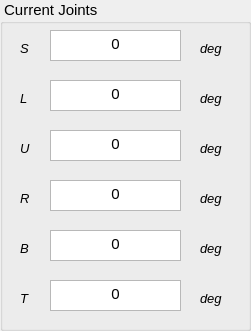
  <widget class="QGroupBox" name="groupBoxCarPulPos_2">
   <property name="geometry">
    <rect>
     <x>300</x>
     <y>560</y>
     <width>251</width>
     <height>331</height>
    </rect>
   </property>
   <property name="font">
    <font>
     <pointsize>11</pointsize>
     <weight>50</weight>
     <italic>false</italic>
     <bold>false</bold>
    </font>
   </property>
   <property name="title">
    <string> Current Joints</string>
   </property>
   <widget class="QTextBrowser" name="tbCurrentB">
    <property name="geometry">
     <rect>
      <x>50</x>
      <y>230</y>
      <width>131</width>
      <height>31</height>
     </rect>
    </property>
    <property name="font">
     <font>
      <pointsize>11</pointsize>
      <weight>50</weight>
      <italic>false</italic>
      <bold>false</bold>
     </font>
    </property>
    <property name="tabChangesFocus">
     <bool>false</bool>
    </property>
    <property name="html">
     <string>&lt;!DOCTYPE HTML PUBLIC &quot;-//W3C//DTD HTML 4.0//EN&quot; &quot;http://www.w3.org/TR/REC-html40/strict.dtd&quot;&gt;
&lt;html&gt;&lt;head&gt;&lt;meta name=&quot;qrichtext&quot; content=&quot;1&quot; /&gt;&lt;style type=&quot;text/css&quot;&gt;
p, li { white-space: pre-wrap; }
&lt;/style&gt;&lt;/head&gt;&lt;body style=&quot; font-family:'Ubuntu'; font-size:11pt; font-weight:400; font-style:normal;&quot;&gt;
&lt;p align=&quot;center&quot; style=&quot; margin-top:0px; margin-bottom:0px; margin-left:0px; margin-right:0px; -qt-block-indent:0; text-indent:0px;&quot;&gt;&lt;span style=&quot; font-family:'Sans Serif';&quot;&gt;0&lt;/span&gt;&lt;/p&gt;&lt;/body&gt;&lt;/html&gt;</string>
    </property>
   </widget>
   <widget class="QLabel" name="lblCurrentRy_2">
    <property name="geometry">
     <rect>
      <x>20</x>
      <y>240</y>
      <width>51</width>
      <height>16</height>
     </rect>
    </property>
    <property name="font">
     <font>
      <pointsize>10</pointsize>
      <weight>50</weight>
      <italic>true</italic>
      <bold>false</bold>
     </font>
    </property>
    <property name="text">
     <string>B</string>
    </property>
   </widget>
   <widget class="QLabel" name="lblCurrentRz_2">
    <property name="geometry">
     <rect>
      <x>20</x>
      <y>290</y>
      <width>51</width>
      <height>16</height>
     </rect>
    </property>
    <property name="font">
     <font>
      <pointsize>10</pointsize>
      <weight>50</weight>
      <italic>true</italic>
      <bold>false</bold>
     </font>
    </property>
    <property name="text">
     <string>T</string>
    </property>
   </widget>
   <widget class="QLabel" name="lblCurrentY_2">
    <property name="geometry">
     <rect>
      <x>20</x>
      <y>90</y>
      <width>21</width>
      <height>16</height>
     </rect>
    </property>
    <property name="font">
     <font>
      <pointsize>10</pointsize>
      <weight>50</weight>
      <italic>true</italic>
      <bold>false</bold>
     </font>
    </property>
    <property name="text">
     <string>L</string>
    </property>
   </widget>
   <widget class="QLabel" name="lblCurrentRx_2">
    <property name="geometry">
     <rect>
      <x>20</x>
      <y>190</y>
      <width>41</width>
      <height>16</height>
     </rect>
    </property>
    <property name="font">
     <font>
      <pointsize>10</pointsize>
      <weight>50</weight>
      <italic>true</italic>
      <bold>false</bold>
     </font>
    </property>
    <property name="text">
     <string>R</string>
    </property>
   </widget>
   <widget class="QTextBrowser" name="tbCurrentT">
    <property name="geometry">
     <rect>
      <x>50</x>
      <y>280</y>
      <width>131</width>
      <height>31</height>
     </rect>
    </property>
    <property name="font">
     <font>
      <pointsize>11</pointsize>
      <weight>50</weight>
      <italic>false</italic>
      <bold>false</bold>
     </font>
    </property>
    <property name="tabChangesFocus">
     <bool>false</bool>
    </property>
    <property name="html">
     <string>&lt;!DOCTYPE HTML PUBLIC &quot;-//W3C//DTD HTML 4.0//EN&quot; &quot;http://www.w3.org/TR/REC-html40/strict.dtd&quot;&gt;
&lt;html&gt;&lt;head&gt;&lt;meta name=&quot;qrichtext&quot; content=&quot;1&quot; /&gt;&lt;style type=&quot;text/css&quot;&gt;
p, li { white-space: pre-wrap; }
&lt;/style&gt;&lt;/head&gt;&lt;body style=&quot; font-family:'Ubuntu'; font-size:11pt; font-weight:400; font-style:normal;&quot;&gt;
&lt;p align=&quot;center&quot; style=&quot; margin-top:0px; margin-bottom:0px; margin-left:0px; margin-right:0px; -qt-block-indent:0; text-indent:0px;&quot;&gt;&lt;span style=&quot; font-family:'Sans Serif';&quot;&gt;0&lt;/span&gt;&lt;/p&gt;&lt;/body&gt;&lt;/html&gt;</string>
    </property>
   </widget>
   <widget class="QTextBrowser" name="tbCurrentU">
    <property name="geometry">
     <rect>
      <x>50</x>
      <y>130</y>
      <width>131</width>
      <height>31</height>
     </rect>
    </property>
    <property name="font">
     <font>
      <pointsize>11</pointsize>
      <weight>50</weight>
      <italic>false</italic>
      <bold>false</bold>
     </font>
    </property>
    <property name="tabChangesFocus">
     <bool>false</bool>
    </property>
    <property name="html">
     <string>&lt;!DOCTYPE HTML PUBLIC &quot;-//W3C//DTD HTML 4.0//EN&quot; &quot;http://www.w3.org/TR/REC-html40/strict.dtd&quot;&gt;
&lt;html&gt;&lt;head&gt;&lt;meta name=&quot;qrichtext&quot; content=&quot;1&quot; /&gt;&lt;style type=&quot;text/css&quot;&gt;
p, li { white-space: pre-wrap; }
&lt;/style&gt;&lt;/head&gt;&lt;body style=&quot; font-family:'Ubuntu'; font-size:11pt; font-weight:400; font-style:normal;&quot;&gt;
&lt;p align=&quot;center&quot; style=&quot; margin-top:0px; margin-bottom:0px; margin-left:0px; margin-right:0px; -qt-block-indent:0; text-indent:0px;&quot;&gt;&lt;span style=&quot; font-family:'Sans Serif';&quot;&gt;0&lt;/span&gt;&lt;/p&gt;&lt;/body&gt;&lt;/html&gt;</string>
    </property>
   </widget>
   <widget class="QLabel" name="lblCurrentZ_2">
    <property name="geometry">
     <rect>
      <x>20</x>
      <y>140</y>
      <width>21</width>
      <height>16</height>
     </rect>
    </property>
    <property name="font">
     <font>
      <pointsize>10</pointsize>
      <weight>50</weight>
      <italic>true</italic>
      <bold>false</bold>
     </font>
    </property>
    <property name="text">
     <string>U</string>
    </property>
   </widget>
   <widget class="QTextBrowser" name="tbCurrentS">
    <property name="geometry">
     <rect>
      <x>50</x>
      <y>30</y>
      <width>131</width>
      <height>31</height>
     </rect>
    </property>
    <property name="font">
     <font>
      <pointsize>11</pointsize>
      <weight>50</weight>
      <italic>false</italic>
      <bold>false</bold>
     </font>
    </property>
    <property name="tabChangesFocus">
     <bool>false</bool>
    </property>
    <property name="html">
     <string>&lt;!DOCTYPE HTML PUBLIC &quot;-//W3C//DTD HTML 4.0//EN&quot; &quot;http://www.w3.org/TR/REC-html40/strict.dtd&quot;&gt;
&lt;html&gt;&lt;head&gt;&lt;meta name=&quot;qrichtext&quot; content=&quot;1&quot; /&gt;&lt;style type=&quot;text/css&quot;&gt;
p, li { white-space: pre-wrap; }
&lt;/style&gt;&lt;/head&gt;&lt;body style=&quot; font-family:'Ubuntu'; font-size:11pt; font-weight:400; font-style:normal;&quot;&gt;
&lt;p align=&quot;center&quot; style=&quot; margin-top:0px; margin-bottom:0px; margin-left:0px; margin-right:0px; -qt-block-indent:0; text-indent:0px;&quot;&gt;&lt;span style=&quot; font-family:'Sans Serif';&quot;&gt;0&lt;/span&gt;&lt;/p&gt;&lt;/body&gt;&lt;/html&gt;</string>
    </property>
   </widget>
   <widget class="QLabel" name="lblCurrentX_2">
    <property name="geometry">
     <rect>
      <x>20</x>
      <y>40</y>
      <width>21</width>
      <height>16</height>
     </rect>
    </property>
    <property name="font">
     <font>
      <pointsize>10</pointsize>
      <weight>50</weight>
      <italic>true</italic>
      <bold>false</bold>
     </font>
    </property>
    <property name="text">
     <string>S</string>
    </property>
   </widget>
   <widget class="QTextBrowser" name="tbCurrentL">
    <property name="geometry">
     <rect>
      <x>50</x>
      <y>80</y>
      <width>131</width>
      <height>31</height>
     </rect>
    </property>
    <property name="font">
     <font>
      <pointsize>11</pointsize>
      <weight>50</weight>
      <italic>false</italic>
      <bold>false</bold>
     </font>
    </property>
    <property name="tabChangesFocus">
     <bool>false</bool>
    </property>
    <property name="html">
     <string>&lt;!DOCTYPE HTML PUBLIC &quot;-//W3C//DTD HTML 4.0//EN&quot; &quot;http://www.w3.org/TR/REC-html40/strict.dtd&quot;&gt;
&lt;html&gt;&lt;head&gt;&lt;meta name=&quot;qrichtext&quot; content=&quot;1&quot; /&gt;&lt;style type=&quot;text/css&quot;&gt;
p, li { white-space: pre-wrap; }
&lt;/style&gt;&lt;/head&gt;&lt;body style=&quot; font-family:'Ubuntu'; font-size:11pt; font-weight:400; font-style:normal;&quot;&gt;
&lt;p align=&quot;center&quot; style=&quot; margin-top:0px; margin-bottom:0px; margin-left:0px; margin-right:0px; -qt-block-indent:0; text-indent:0px;&quot;&gt;&lt;span style=&quot; font-family:'Sans Serif';&quot;&gt;0&lt;/span&gt;&lt;/p&gt;&lt;/body&gt;&lt;/html&gt;</string>
    </property>
   </widget>
   <widget class="QTextBrowser" name="tbCurrentR">
    <property name="geometry">
     <rect>
      <x>50</x>
      <y>180</y>
      <width>131</width>
      <height>31</height>
     </rect>
    </property>
    <property name="font">
     <font>
      <pointsize>11</pointsize>
      <weight>50</weight>
      <italic>false</italic>
      <bold>false</bold>
     </font>
    </property>
    <property name="tabChangesFocus">
     <bool>false</bool>
    </property>
    <property name="html">
     <string>&lt;!DOCTYPE HTML PUBLIC &quot;-//W3C//DTD HTML 4.0//EN&quot; &quot;http://www.w3.org/TR/REC-html40/strict.dtd&quot;&gt;
&lt;html&gt;&lt;head&gt;&lt;meta name=&quot;qrichtext&quot; content=&quot;1&quot; /&gt;&lt;style type=&quot;text/css&quot;&gt;
p, li { white-space: pre-wrap; }
&lt;/style&gt;&lt;/head&gt;&lt;body style=&quot; font-family:'Ubuntu'; font-size:11pt; font-weight:400; font-style:normal;&quot;&gt;
&lt;p align=&quot;center&quot; style=&quot; margin-top:0px; margin-bottom:0px; margin-left:0px; margin-right:0px; -qt-block-indent:0; text-indent:0px;&quot;&gt;&lt;span style=&quot; font-family:'Sans Serif';&quot;&gt;0&lt;/span&gt;&lt;/p&gt;&lt;/body&gt;&lt;/html&gt;</string>
    </property>
   </widget>
   <widget class="QLabel" name="lblUnitCar1_11">
    <property name="geometry">
     <rect>
      <x>200</x>
      <y>190</y>
      <width>41</width>
      <height>16</height>
     </rect>
    </property>
    <property name="font">
     <font>
      <pointsize>10</pointsize>
      <weight>50</weight>
      <italic>true</italic>
      <bold>false</bold>
      <underline>false</underline>
     </font>
    </property>
    <property name="text">
     <string>deg</string>
    </property>
   </widget>
   <widget class="QLabel" name="lblUnitCar1_8">
    <property name="geometry">
     <rect>
      <x>200</x>
      <y>40</y>
      <width>41</width>
      <height>16</height>
     </rect>
    </property>
    <property name="font">
     <font>
      <pointsize>10</pointsize>
      <weight>50</weight>
      <italic>true</italic>
      <bold>false</bold>
      <underline>false</underline>
     </font>
    </property>
    <property name="text">
     <string>deg</string>
    </property>
   </widget>
   <widget class="QLabel" name="lblUnitCar1_9">
    <property name="geometry">
     <rect>
      <x>200</x>
      <y>90</y>
      <width>41</width>
      <height>16</height>
     </rect>
    </property>
    <property name="font">
     <font>
      <pointsize>10</pointsize>
      <weight>50</weight>
      <italic>true</italic>
      <bold>false</bold>
      <underline>false</underline>
     </font>
    </property>
    <property name="text">
     <string>deg</string>
    </property>
   </widget>
   <widget class="QLabel" name="lblUnitCar1_12">
    <property name="geometry">
     <rect>
      <x>200</x>
      <y>240</y>
      <width>41</width>
      <height>16</height>
     </rect>
    </property>
    <property name="font">
     <font>
      <pointsize>10</pointsize>
      <weight>50</weight>
      <italic>true</italic>
      <bold>false</bold>
      <underline>false</underline>
     </font>
    </property>
    <property name="text">
     <string>deg</string>
    </property>
   </widget>
   <widget class="QLabel" name="lblUnitCar1_13">
    <property name="geometry">
     <rect>
      <x>200</x>
      <y>290</y>
      <width>41</width>
      <height>16</height>
     </rect>
    </property>
    <property name="font">
     <font>
      <pointsize>10</pointsize>
      <weight>50</weight>
      <italic>true</italic>
      <bold>false</bold>
      <underline>false</underline>
     </font>
    </property>
    <property name="text">
     <string>deg</string>
    </property>
   </widget>
   <widget class="QLabel" name="lblUnitCar1_10">
    <property name="geometry">
     <rect>
      <x>200</x>
      <y>140</y>
      <width>41</width>
      <height>16</height>
     </rect>
    </property>
    <property name="font">
     <font>
      <pointsize>10</pointsize>
      <weight>50</weight>
      <italic>true</italic>
      <bold>false</bold>
      <underline>false</underline>
     </font>
    </property>
    <property name="text">
     <string>deg</string>
    </property>
   </widget>
  </widget>
